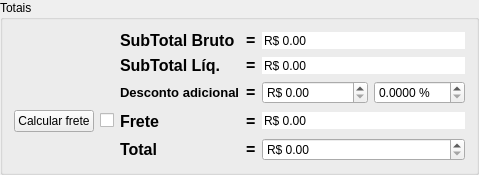
        <widget class="QGroupBox" name="groupBox_3">
         <property name="sizePolicy">
          <sizepolicy hsizetype="Fixed" vsizetype="Preferred">
           <horstretch>0</horstretch>
           <verstretch>0</verstretch>
          </sizepolicy>
         </property>
         <property name="title">
          <string>Totais</string>
         </property>
         <layout class="QGridLayout" name="gridLayout">
          <item row="3" column="1">
           <widget class="QPushButton" name="pushButtonCalcularFrete">
            <property name="text">
             <string>Calcular frete</string>
            </property>
           </widget>
          </item>
          <item row="0" column="3">
           <widget class="QLabel" name="labelSubTotalBruto">
            <property name="font">
             <font>
              <pointsize>12</pointsize>
              <weight>75</weight>
              <bold>true</bold>
             </font>
            </property>
            <property name="text">
             <string>SubTotal Bruto</string>
            </property>
            <property name="alignment">
             <set>Qt::AlignLeading|Qt::AlignLeft|Qt::AlignVCenter</set>
            </property>
           </widget>
          </item>
          <item row="0" column="4">
           <widget class="QLabel" name="label_6">
            <property name="font">
             <font>
              <pointsize>12</pointsize>
              <weight>75</weight>
              <bold>true</bold>
             </font>
            </property>
            <property name="text">
             <string>=</string>
            </property>
           </widget>
          </item>
          <item row="2" column="4">
           <widget class="QLabel" name="label_11">
            <property name="font">
             <font>
              <pointsize>12</pointsize>
              <weight>75</weight>
              <bold>true</bold>
             </font>
            </property>
            <property name="text">
             <string>=</string>
            </property>
           </widget>
          </item>
          <item row="2" column="3">
           <widget class="QLabel" name="labelDescontoGlobal">
            <property name="sizePolicy">
             <sizepolicy hsizetype="Fixed" vsizetype="Preferred">
              <horstretch>0</horstretch>
              <verstretch>0</verstretch>
             </sizepolicy>
            </property>
            <property name="font">
             <font>
              <pointsize>10</pointsize>
              <weight>75</weight>
              <bold>true</bold>
             </font>
            </property>
            <property name="text">
             <string>Desconto adicional</string>
            </property>
           </widget>
          </item>
          <item row="1" column="3">
           <widget class="QLabel" name="labelSubTotalLiq">
            <property name="font">
             <font>
              <pointsize>12</pointsize>
              <weight>75</weight>
              <bold>true</bold>
             </font>
            </property>
            <property name="text">
             <string>SubTotal Líq.</string>
            </property>
            <property name="alignment">
             <set>Qt::AlignLeading|Qt::AlignLeft|Qt::AlignVCenter</set>
            </property>
           </widget>
          </item>
          <item row="1" column="4">
           <widget class="QLabel" name="label_5">
            <property name="font">
             <font>
              <pointsize>12</pointsize>
              <weight>75</weight>
              <bold>true</bold>
             </font>
            </property>
            <property name="text">
             <string>=</string>
            </property>
           </widget>
          </item>
          <item row="3" column="4">
           <widget class="QLabel" name="label_3">
            <property name="font">
             <font>
              <pointsize>12</pointsize>
              <weight>75</weight>
              <bold>true</bold>
             </font>
            </property>
            <property name="text">
             <string>=</string>
            </property>
           </widget>
          </item>
          <item row="2" column="5">
           <widget class="QDoubleSpinBox" name="doubleSpinBoxDescontoGlobalReais">
            <property name="sizePolicy">
             <sizepolicy hsizetype="Preferred" vsizetype="Fixed">
              <horstretch>0</horstretch>
              <verstretch>0</verstretch>
             </sizepolicy>
            </property>
            <property name="toolTip">
             <string>&lt;html&gt;&lt;head/&gt;&lt;body&gt;&lt;p&gt;Desconto sobre todo o orçamento.&lt;/p&gt;&lt;/body&gt;&lt;/html&gt;</string>
            </property>
            <property name="correctionMode">
             <enum>QAbstractSpinBox::CorrectToNearestValue</enum>
            </property>
            <property name="showGroupSeparator" stdset="0">
             <bool>true</bool>
            </property>
            <property name="prefix">
             <string>R$ </string>
            </property>
            <property name="maximum">
             <double>9999999.000000000000000</double>
            </property>
           </widget>
          </item>
          <item row="2" column="6">
           <widget class="QDoubleSpinBox" name="doubleSpinBoxDescontoGlobal">
            <property name="sizePolicy">
             <sizepolicy hsizetype="Preferred" vsizetype="Fixed">
              <horstretch>0</horstretch>
              <verstretch>0</verstretch>
             </sizepolicy>
            </property>
            <property name="toolTip">
             <string>&lt;html&gt;&lt;head/&gt;&lt;body&gt;&lt;p&gt;Desconto percentual sobre todo o orçamento.&lt;/p&gt;&lt;/body&gt;&lt;/html&gt;</string>
            </property>
            <property name="suffix">
             <string> %</string>
            </property>
            <property name="decimals">
             <number>4</number>
            </property>
            <property name="maximum">
             <double>100.000000000000000</double>
            </property>
           </widget>
          </item>
          <item row="3" column="3">
           <widget class="QLabel" name="labelFrete">
            <property name="sizePolicy">
             <sizepolicy hsizetype="Preferred" vsizetype="Preferred">
              <horstretch>0</horstretch>
              <verstretch>0</verstretch>
             </sizepolicy>
            </property>
            <property name="font">
             <font>
              <pointsize>12</pointsize>
              <weight>75</weight>
              <bold>true</bold>
             </font>
            </property>
            <property name="text">
             <string>Frete</string>
            </property>
            <property name="alignment">
             <set>Qt::AlignLeading|Qt::AlignLeft|Qt::AlignVCenter</set>
            </property>
           </widget>
          </item>
          <item row="4" column="4">
           <widget class="QLabel" name="label_4">
            <property name="font">
             <font>
              <pointsize>12</pointsize>
              <weight>75</weight>
              <bold>true</bold>
             </font>
            </property>
            <property name="text">
             <string>=</string>
            </property>
           </widget>
          </item>
          <item row="4" column="3">
           <widget class="QLabel" name="labelTotal">
            <property name="font">
             <font>
              <pointsize>12</pointsize>
              <weight>75</weight>
              <bold>true</bold>
             </font>
            </property>
            <property name="text">
             <string>Total</string>
            </property>
            <property name="alignment">
             <set>Qt::AlignLeading|Qt::AlignLeft|Qt::AlignVCenter</set>
            </property>
           </widget>
          </item>
          <item row="0" column="5" colspan="2">
           <widget class="QDoubleSpinBox" name="doubleSpinBoxSubTotalBruto">
            <property name="toolTip">
             <string>&lt;html&gt;&lt;head/&gt;&lt;body&gt;&lt;p&gt;Sub-total bruto é o total do valor dos itens, &lt;span style=&quot; font-weight:600;&quot;&gt;sem nenhum desconto&lt;/span&gt;.&lt;/p&gt;&lt;/body&gt;&lt;/html&gt;</string>
            </property>
            <property name="frame">
             <bool>false</bool>
            </property>
            <property name="readOnly">
             <bool>true</bool>
            </property>
            <property name="buttonSymbols">
             <enum>QAbstractSpinBox::NoButtons</enum>
            </property>
            <property name="correctionMode">
             <enum>QAbstractSpinBox::CorrectToNearestValue</enum>
            </property>
            <property name="keyboardTracking">
             <bool>false</bool>
            </property>
            <property name="showGroupSeparator" stdset="0">
             <bool>true</bool>
            </property>
            <property name="prefix">
             <string>R$ </string>
            </property>
            <property name="maximum">
             <double>9999999.000000000000000</double>
            </property>
           </widget>
          </item>
          <item row="1" column="5" colspan="2">
           <widget class="QDoubleSpinBox" name="doubleSpinBoxSubTotalLiq">
            <property name="toolTip">
             <string>&lt;html&gt;&lt;head/&gt;&lt;body&gt;&lt;p&gt;Sub-total líq. do orçamento é o subtotal dos itens com desconto&lt;/p&gt;&lt;/body&gt;&lt;/html&gt;</string>
            </property>
            <property name="frame">
             <bool>false</bool>
            </property>
            <property name="readOnly">
             <bool>true</bool>
            </property>
            <property name="buttonSymbols">
             <enum>QAbstractSpinBox::NoButtons</enum>
            </property>
            <property name="correctionMode">
             <enum>QAbstractSpinBox::CorrectToNearestValue</enum>
            </property>
            <property name="keyboardTracking">
             <bool>false</bool>
            </property>
            <property name="showGroupSeparator" stdset="0">
             <bool>true</bool>
            </property>
            <property name="prefix">
             <string>R$ </string>
            </property>
            <property name="maximum">
             <double>9999999.000000000000000</double>
            </property>
           </widget>
          </item>
          <item row="4" column="5" colspan="2">
           <widget class="QDoubleSpinBox" name="doubleSpinBoxTotal">
            <property name="toolTip">
             <string>&lt;html&gt;&lt;head/&gt;&lt;body&gt;&lt;p&gt;Valor total do orçamento, com desconto final.&lt;/p&gt;&lt;/body&gt;&lt;/html&gt;</string>
            </property>
            <property name="wrapping">
             <bool>false</bool>
            </property>
            <property name="correctionMode">
             <enum>QAbstractSpinBox::CorrectToNearestValue</enum>
            </property>
            <property name="showGroupSeparator" stdset="0">
             <bool>true</bool>
            </property>
            <property name="prefix">
             <string>R$ </string>
            </property>
            <property name="maximum">
             <double>9999999.000000000000000</double>
            </property>
           </widget>
          </item>
          <item row="3" column="5" colspan="2">
           <widget class="QDoubleSpinBox" name="doubleSpinBoxFrete">
            <property name="wrapping">
             <bool>false</bool>
            </property>
            <property name="frame">
             <bool>false</bool>
            </property>
            <property name="readOnly">
             <bool>true</bool>
            </property>
            <property name="buttonSymbols">
             <enum>QAbstractSpinBox::NoButtons</enum>
            </property>
            <property name="correctionMode">
             <enum>QAbstractSpinBox::CorrectToNearestValue</enum>
            </property>
            <property name="showGroupSeparator" stdset="0">
             <bool>true</bool>
            </property>
            <property name="prefix">
             <string>R$ </string>
            </property>
            <property name="maximum">
             <double>9999999.000000000000000</double>
            </property>
           </widget>
          </item>
          <item row="3" column="2">
           <widget class="QCheckBox" name="checkBoxFreteManual">
            <property name="sizePolicy">
             <sizepolicy hsizetype="Fixed" vsizetype="Fixed">
              <horstretch>0</horstretch>
              <verstretch>0</verstretch>
             </sizepolicy>
            </property>
            <property name="toolTip">
             <string>&lt;html&gt;&lt;head/&gt;&lt;body&gt;&lt;p&gt;Aperte para habilitar a edição manual do frete.&lt;/p&gt;&lt;/body&gt;&lt;/html&gt;</string>
            </property>
            <property name="text">
             <string/>
            </property>
           </widget>
          </item>
         </layout>
        </widget>
